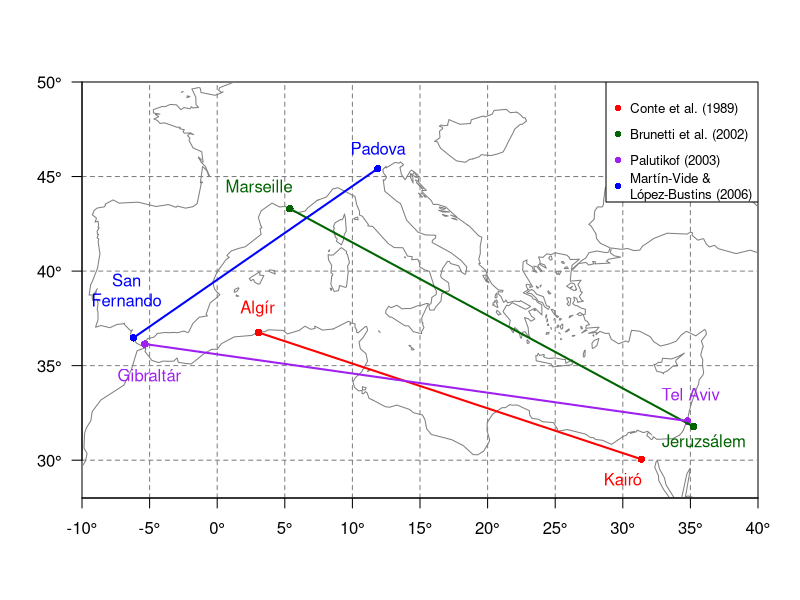

This chart was generated by the following R code:
#############################################################################
### Creating map of Mediterranean Oscillation indices based on literature ###
#############################################################################

# Sources of the station-based indices:
# Mediterranean Oscillation:
# Brunetti, M., Maugeri, M., Nanni, T., 2002: Atmospheric circulation and precipitation
# in Italy for the last 50 years. International Journal of Climatology 2002, 22, 1455‒1471.

# Mediterranean Oscillation:
# Conte, M., Giuffrida, A., Tedesco, S, 1989: The Mediterranean Oscillation,
# Impact on Precipitation and Hydrology in Italy. In: Conference on Climate Water, pp. 121‒137,
# Publications of the Academy of Finland, Helsinki.

# Mediterranean Oscillation:
# Palutikof, J.P., 2003: Analysis of Mediterranean climate data: measured and modelled.
# In: Bolle, H.J. (ed.) (125–132). Mediterranean Climate: Variability and Trends.
# Springer, Berlin, Germany, 371 p.

# Western Mediterranean Oscillation:
# Martín-Vide, J., López-Bustins, J. A., 2006: The Western Mediterranean Oscillation and rainfall
# in the Iberian Peninsula. International Journal of Climatology, 26, 1455–1475.

# Required R package:
library(maps)

# Parameters of the map:
xlim1 <- -10
xlim2 <- 40
ylim1 <- 28
ylim2 <- 50
pm <- 2 # to start subtitles of latitudes with N30
brk <- 5
color <- "grey50" # country borders
color2 <- c("red", "darkgreen", "purple", "blue") # symbols of cities
symbol <- 16 # cities are denoted with coloured full circles

# Coordinates of stations which are the basis of the oscillation indices:
coords_x0 <- c(3.06,   5.37, -5.35, 11.87)
coords_x1 <- c(31.37, 35.22, 34.78, -6.20)
coords_y0 <- c(36.75, 43.30, 36.14, 45.42)
coords_y1 <- c(30.05, 31.78, 32.07, 36.47)

# Labels of cities:
labels   <- c("Algír", "Kairó", "Marseille", "Jeruzsálem", "Gibraltár", "Tel Aviv", "Padova", "San\nFernando") # In Hungarian
#labels  <- c("Algiers", "Cairo", "Marseille", "Jerusalem", "Gibraltar", "Tel Aviv", "Padua", "San\nFernando") # In English

# Coordinates of city labels:
text_x <- c(3,  30, 3.1,  36,    -5,  35,    11.9, -6.7)
text_y <- c(38, 29, 44.5, 31,  34.5, 33.5,   46.5,   39)

legend <- c("Conte et al. (1989)", "Brunetti et al. (2002)", 
            "Palutikof (2003)", "Martín-Vide &\nLópez-Bustins (2006)")

# Creating the map:
png("MO_indices.png", width=11, height=6.7, units="in", res=300, pointsize=18)
plot(x=0, y=0, col="white", xlim=c(xlim1,xlim2), ylim=c(ylim1,ylim2),
     ann=FALSE, xaxt="n", yaxt="n", xaxs="i", yaxs="i") # Creating an empty plot.
map(database="world", xlim=c(xlim1,xlim2), ylim=c(ylim1,ylim2), 
    col=color, interior=FALSE, add=TRUE)
map(database="world", regions="Hungary", xaxs="i", yaxs="i",
    xlim=c(xlim1,xlim2), ylim=c(ylim1,ylim2), 
    col=color, interior=FALSE, add=TRUE)
abline(h=seq(ylim1+pm,ylim2+pm,brk), v=seq(xlim1,xlim2,brk), lty=2, col=color)
axis(side=1, at=seq(xlim1,xlim2,brk), labels=paste0(seq(xlim1,xlim2,brk), "°"))
axis(side=2, at=seq(ylim1+pm,ylim2+pm,brk), labels=paste0(seq(ylim1+pm,ylim2+pm,brk), "°"), las=2)
points(x=c(coords_x0,coords_x1), y=c(coords_y0,coords_y1), pch=symbol, col=color2)
arrows(x0=coords_x0, y0=coords_y0, x1=coords_x1, y1=coords_y1, code=0, lwd=2, col=color2)
legend(x="topright", legend=legend, ncol=1, pch=symbol, col=color2, cex=0.8)
text(x=text_x, y=text_y, col=rep(color2, each=2), labels=labels)
graphics.off()
